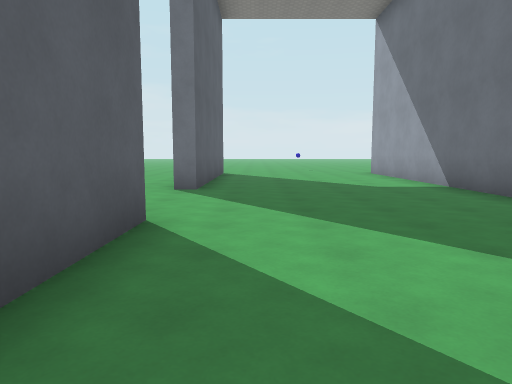
view 1 (above)

24 first-person views from a walk through a Godot game level. The camera is 1.4 m above the floor, tilts 6° down and sees 70° across. The floor is counted in squares, 2 m on a side. Each view is taken from the middle of a square. On the plan, view 1 faces up. The plan holds only what a view shows up to about 11 squares ahead; the rest is blank. The place goes on beyond the plan. Some surface patterns are stand-ins.

view 2
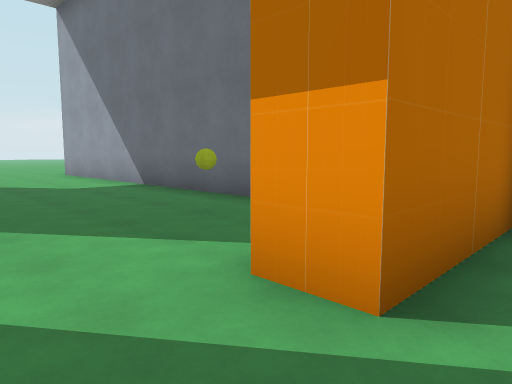

view 3
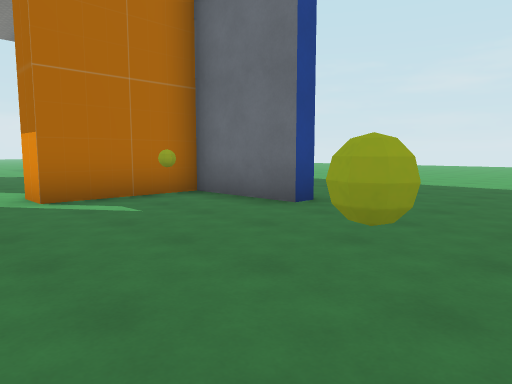

view 4
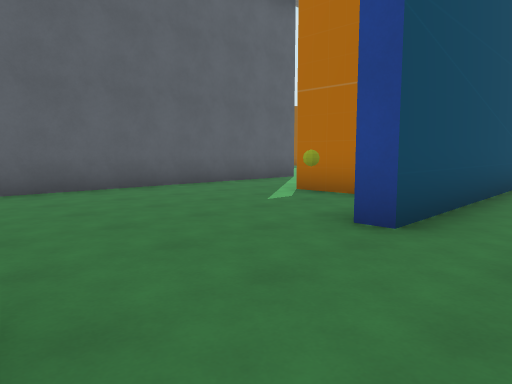

view 5
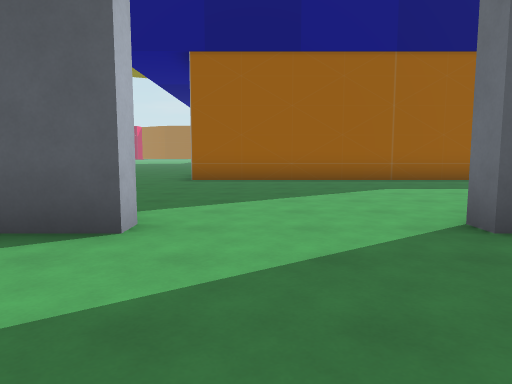

view 6
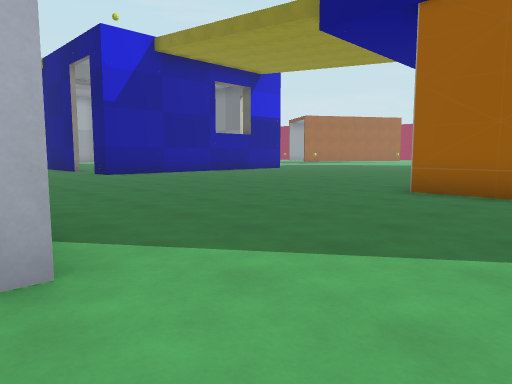

view 7
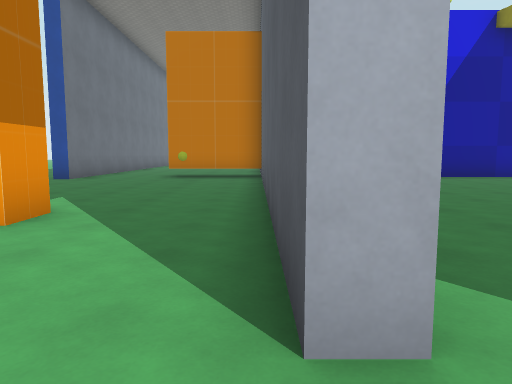

view 8
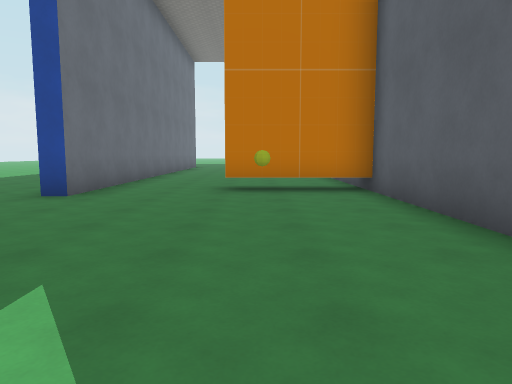

view 9
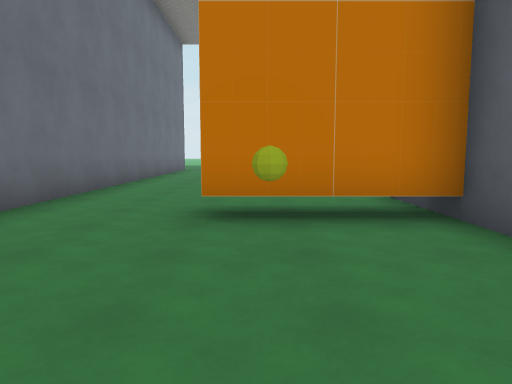

view 10
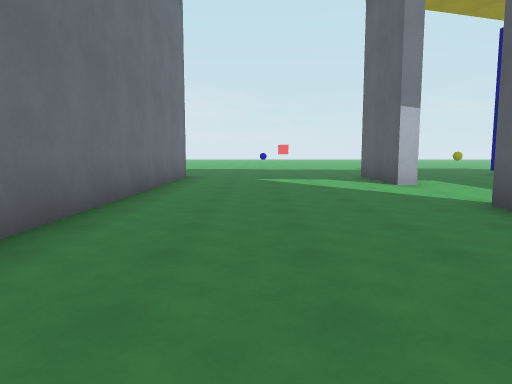

view 11
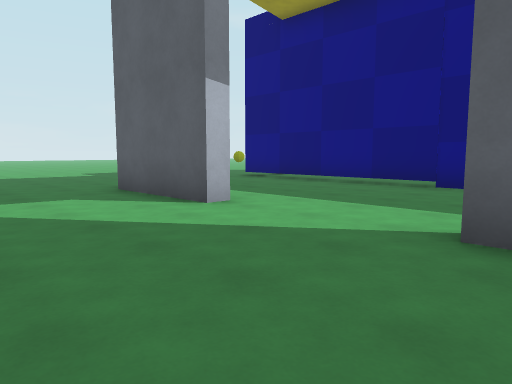

view 12
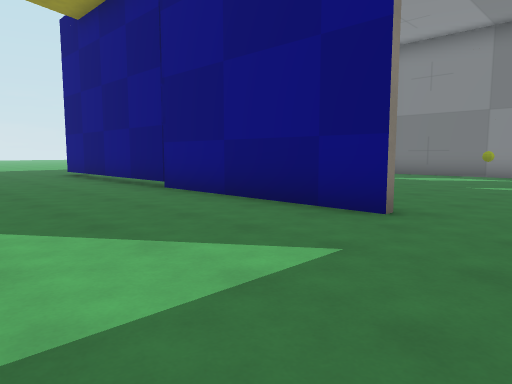

view 13
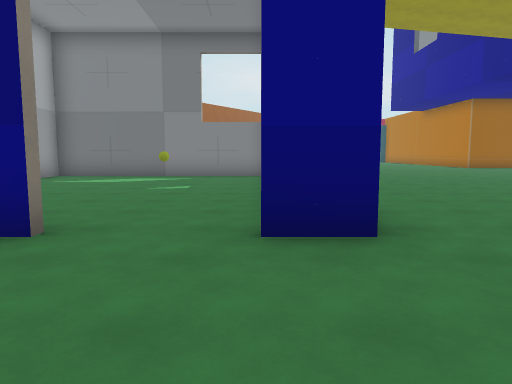

view 14
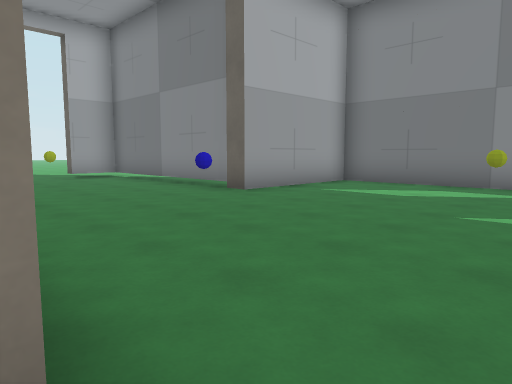

view 15
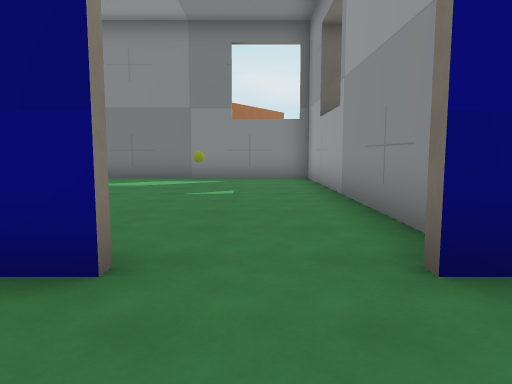

view 16
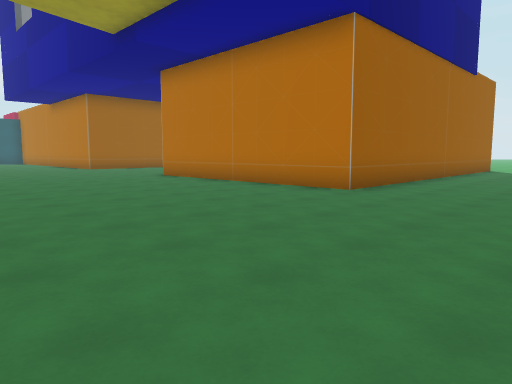

view 17
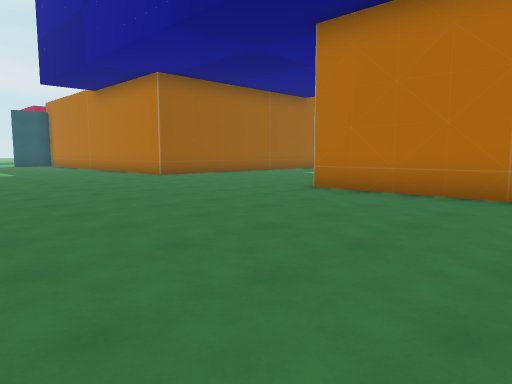

view 18
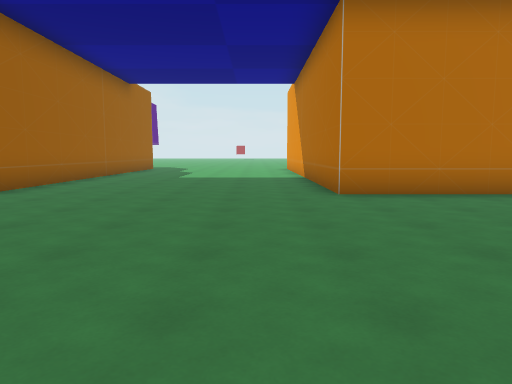

view 19
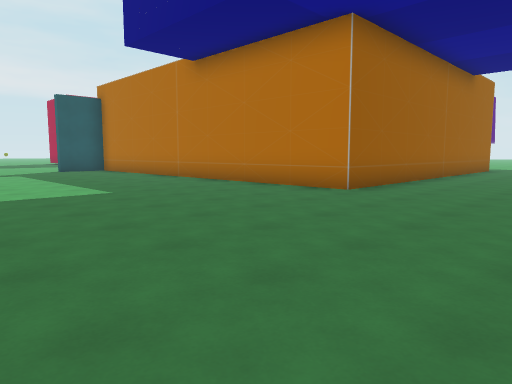

view 20
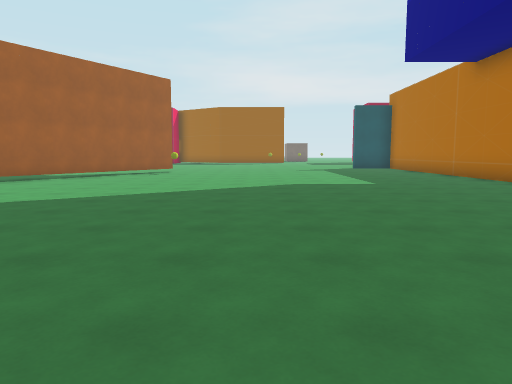

view 21
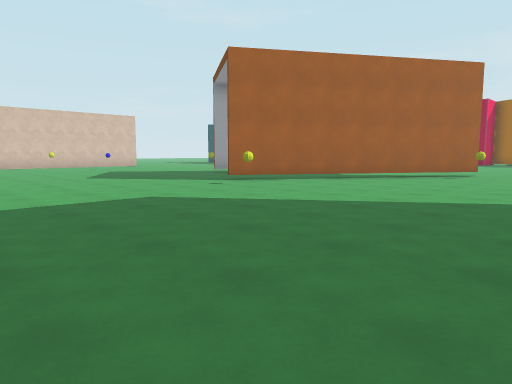

view 22
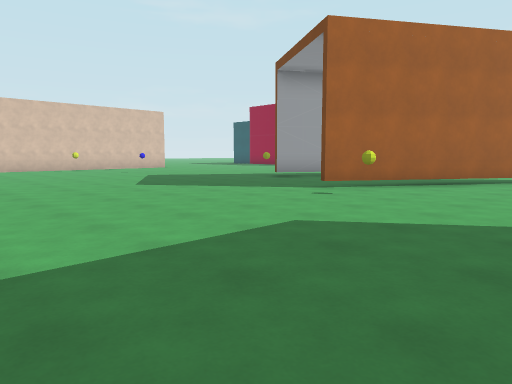

view 23
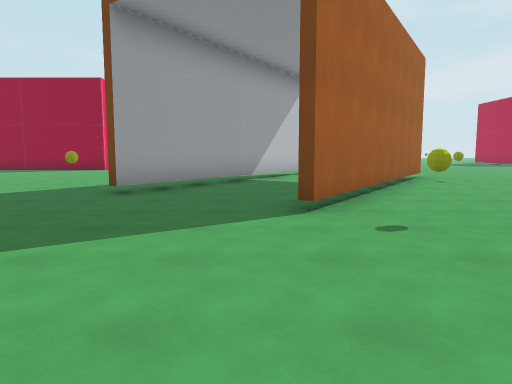

view 24
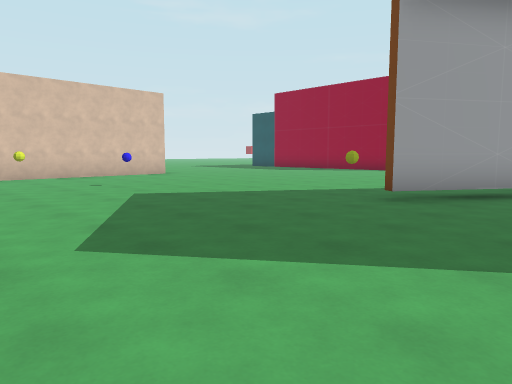

### Floor plan
Key: @ floor where view 1 was taken; # wall or solid block; . floor; B block; T thing the floor can be seen under or through; O other object.
Columns run from 29 left of view 1 to 6 right of it. Each row starts with its distance up from view 1.
 11                      #      #....#
 10                      #..  ..#....#
  9         #..          #......#....#
  8         #......#     #......#....#
  7         #......#     #...........#
  6         #......#     #...........#
  5         #......#     #...........#
  4    ######......#######...........#
  3   ..........................#....#.
  2  ...........................#....#.
  1 ............................#..###.
  0 ........................... #@...#.
 -1 ........................... #....#..
 -2    ........................ #.......
 -3    .......................  #.......
 -4 .. ...........  ..........  #.......
 -5 ..............     .......  #....#..
 -6 .............. BBBBBBBBB..  #TT..#.
 -7 ###........... B.......B....#....#
 -8  .##.......... B............ . ..#
 -9  ..###.#...... B.#.....B.... ....#
-10 #.. .##......  B.......B.... ....#
-11 ##...........  B.......B....#....#
-12 .###.........  B.......B.........#
-13  ..##........  B.......#.........#
-14    ..........   BBB....#.........#
-15  ...#.......     .B....#.........#
-16 ............     .B....#....#....#
-17 ............     .B..#.#..# #....#
-18 ............     .B.. .#... #..O.#
-19   .........       BB.  B.. ....
-20    ......          ..      ...
-21     ....#                  ...
-22      ....                  ...
-23       ###                  ...

Positions as (right, up) in squares from view 1, and headings:
1: (0, 0), facing up
2: (0, 0), facing up-right
3: (0, -5), facing up-right
4: (6, -5), facing up-left
5: (2, 5), facing left
6: (-1, 6), facing down-left
7: (-1, 5), facing down
8: (1, 1), facing down
9: (1, -2), facing down
10: (2, -7), facing down
11: (2, -11), facing down-left
12: (-2, -7), facing down-left
13: (-3, -7), facing left
14: (-6, -8), facing down-left
15: (-4, -8), facing left
16: (-4, -3), facing up-left
17: (-10, -3), facing up-left
18: (-16, -3), facing up
19: (-17, -3), facing up-left
20: (-15, -3), facing left
21: (-16, -3), facing down-left
22: (-16, -6), facing down-left
23: (-18, -11), facing left
24: (-19, -11), facing down-left
